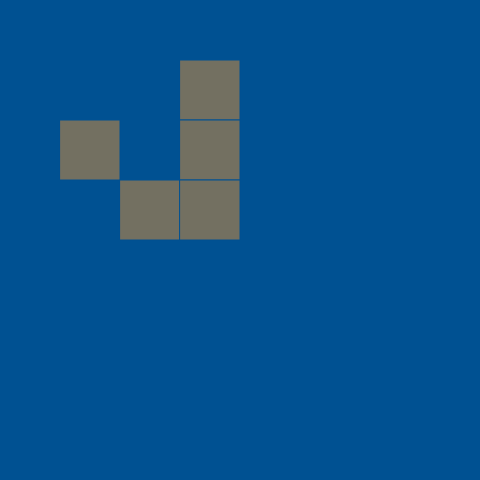
Frame 1 (no input)
Frame 60 (no input): identical to frame 1, image omitted
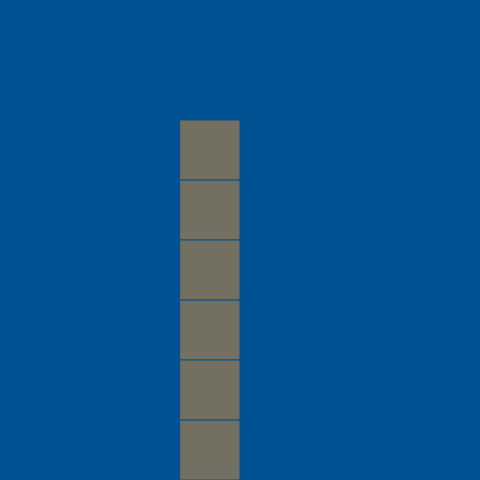
Frame 120 (the mouse pressed at the canvas centre since frame 60)

The p5.js sketch that drew these frames (run headless with seeded random() and noise() and a simulated clock; from frame 60 on, the mouse is pressed at the canvas centre):

// p5.js sketch
// ── sketch.js
class Gen {
  constructor() {
    this.cells = [
      0,0,0,0,0,0,0,0,
      0,0,0,1,0,0,0,0,
      0,1,0,1,0,0,0,0,
      0,0,1,1,0,0,0,0,
      0,0,0,0,0,0,0,0,
      0,0,0,0,0,0,0,0,
      0,0,0,0,0,0,0,0,
      0,0,0,0,0,0,0,0,
    ];
  }

  // 次の世代を作る
  next() {

    // 現世代
    let t = this;

    // 次世代
    let n = new Gen();

    for(let i=0; i<t.cells.length; i++) {
      
      // 現世代の添字iのセルの、回りにある生きたセルの数をLとする
      let L = t.livesAround(...t.indexToXy(i));

      if (t.cells[i] === 0) {
        // 現世代で死んでいるセルは3個の生きたセルに囲まれてるときだけ誕生（復活？）する
        // Lが3のときだけ1を代入する
        n.cells[i] = (L === 3) ? 1 : 0;
        
      } else {
        // 現世代で生きているセルは2個か3個の生きたセルに囲まれてる時だけ次の世代でも生き延びる
        // それ以外は過密で死ぬ
        n.cells[i] = (L === 2 || L === 3) ? 1 : 0;
      }
    }
    return n;
  }

  // 生きているセルを数える
  livesAround(x,y) {
    let L = 0;
    // (a,b)の位置にあるセルの生死を調べて生きているセルの合計を取る
    for(let a=x-1; a<=y+1; a++) {
      for(let b=x-1; b<=y+1; b++) {

        let i = this.xyToIndex(a,b);
        // L は生きてるセルを数えるための変数
        // 座標が範囲内かつセルが生きてる場合だけLを増やす
        L += (i === -1) ? 0 : this.cells[i];
      }
    }
    // 囲まれた中央のセルもLに影響してしまうので調整
    L -= this.cells[this.xyToIndex(x,y)];
    return L;
  }

  // 座標から添字に変換する関数
  xyToIndex(x,y) {
    let w = sqrt(this.cells.length);
    if (x<0 || x>=w || y<0 || y>=w) return -1;
    return y*w + x;
  }

  // 添字から座標を計算する関数
  indexToXy(i) {

    // セルの1辺の数を8固定ではない場合を想定した変数
    let w = sqrt(this.cells.length)

    let x = i%w;
    let y = floor(i/8);

    return [x,y];
  }

  // 矩形を描画する
  draw() {
    // cellsの色
    fill(115, 112, 97);

    // cellsの枠の色
    stroke(0, 81, 146);

    for(let [i,c] of this.cells.entries()) {

      let [x,y] = this.indexToXy(i);

      // ひとつのセルのキャンバス上での幅を定義
      let w = height/sqrt(this.cells.length);

      // セルが生きているところだけ描画する
      if (c === 1) {
        // 最初の2つは矩形の左上のx,y座標
        rect(w*x, w*y, w, w);
      }
    }
  }
}
 
let g = new Gen();

function setup() {
  createCanvas(480, 480);
  background(0, 81, 146);

  // drow関数の計算
  let g = new Gen();
  g.draw();
}

// 再描画
function redrawAll() {
  background(0, 81, 146);
  g.draw();
}

// p5ではマウスがクリックされた瞬間にこの関数が計算される
function mousePressed() {
  g = g.next();
  redrawAll();
}

// 描画
function draw() {
  
}
